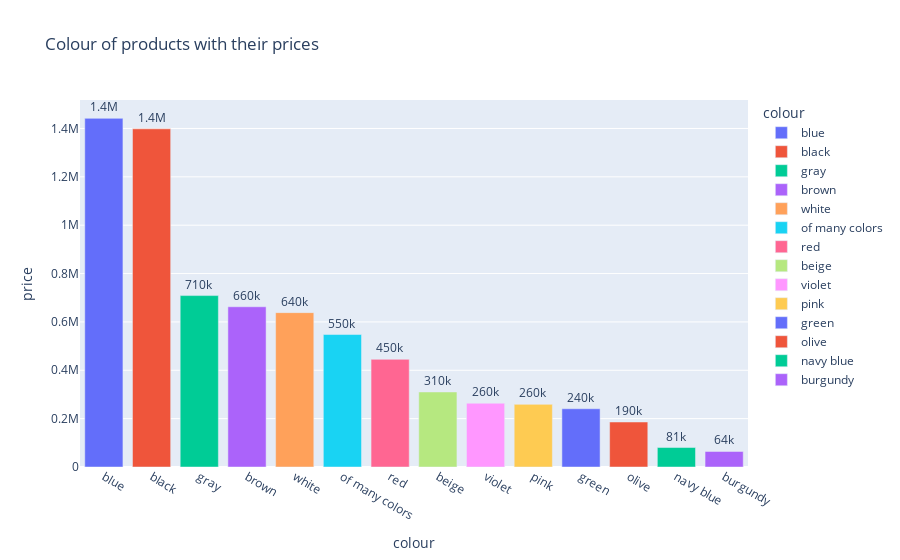

Notebook source saved alongside this figure:
### Code cell
fig = px.bar(data_frame=df3, x=df3.index, y="price", text_auto='.2s', color=df3.index,
             title="Colour of products with their prices")
fig.update_traces(textfont_size=12, textangle=0,
                  textposition="outside", cliponaxis=False)
fig.show()

### Figure 1 — Plotly figure (JSON) as saved in the notebook; plotly's stock layout.template omitted (floating-point values rounded to 4 significant figures)
{"data": [{"alignmentgroup": "True", "cliponaxis": false, "hovertemplate": "colour=%{x}<br>price=%{y}<extra></extra>", "legendgroup": "blue", "marker": {"color": "#636efa", "pattern": {"shape": ""}}, "name": "blue", "offsetgroup": "blue", "orientation": "v", "showlegend": true, "textangle": 0, "textfont": {"size": 12}, "textposition": "outside", "texttemplate": "%{y:.2s}", "type": "bar", "x": ["blue"], "xaxis": "x", "y": [1441896], "yaxis": "y"}, {"alignmentgroup": "True", "cliponaxis": false, "hovertemplate": "colour=%{x}<br>price=%{y}<extra></extra>", "legendgroup": "black", "marker": {"color": "#EF553B", "pattern": {"shape": ""}}, "name": "black", "offsetgroup": "black", "orientation": "v", "showlegend": true, "textangle": 0, "textfont": {"size": 12}, "textposition": "outside", "texttemplate": "%{y:.2s}", "type": "bar", "x": ["black"], "xaxis": "x", "y": [1398548], "yaxis": "y"}, {"alignmentgroup": "True", "cliponaxis": false, "hovertemplate": "colour=%{x}<br>price=%{y}<extra></extra>", "legendgroup": "gray", "marker": {"color": "#00cc96", "pattern": {"shape": ""}}, "name": "gray", "offsetgroup": "gray", "orientation": "v", "showlegend": true, "textangle": 0, "textfont": {"size": 12}, "textposition": "outside", "texttemplate": "%{y:.2s}", "type": "bar", "x": ["gray"], "xaxis": "x", "y": [708940], "yaxis": "y"}, {"alignmentgroup": "True", "cliponaxis": false, "hovertemplate": "colour=%{x}<br>price=%{y}<extra></extra>", "legendgroup": "brown", "marker": {"color": "#ab63fa", "pattern": {"shape": ""}}, "name": "brown", "offsetgroup": "brown", "orientation": "v", "showlegend": true, "textangle": 0, "textfont": {"size": 12}, "textposition": "outside", "texttemplate": "%{y:.2s}", "type": "bar", "x": ["brown"], "xaxis": "x", "y": [662594], "yaxis": "y"}, {"alignmentgroup": "True", "cliponaxis": false, "hovertemplate": "colour=%{x}<br>price=%{y}<extra></extra>", "legendgroup": "white", "marker": {"color": "#FFA15A", "pattern": {"shape": ""}}, "name": "white", "offsetgroup": "white", "orientation": "v", "showlegend": true, "textangle": 0, "textfont": {"size": 12}, "textposition": "outside", "texttemplate": "%{y:.2s}", "type": "bar", "x": ["white"], "xaxis": "x", "y": [638416], "yaxis": "y"}, {"alignmentgroup": "True", "cliponaxis": false, "hovertemplate": "colour=%{x}<br>price=%{y}<extra></extra>", "legendgroup": "of many colors", "marker": {"color": "#19d3f3", "pattern": {"shape": ""}}, "name": "of many colors", "offsetgroup": "of many colors", "orientation": "v", "showlegend": true, "textangle": 0, "textfont": {"size": 12}, "textposition": "outside", "texttemplate": "%{y:.2s}", "type": "bar", "x": ["of many colors"], "xaxis": "x", "y": [547852], "yaxis": "y"}, {"alignmentgroup": "True", "cliponaxis": false, "hovertemplate": "colour=%{x}<br>price=%{y}<extra></extra>", "legendgroup": "red", "marker": {"color": "#FF6692", "pattern": {"shape": ""}}, "name": "red", "offsetgroup": "red", "orientation": "v", "showlegend": true, "textangle": 0, "textfont": {"size": 12}, "textposition": "outside", "texttemplate": "%{y:.2s}", "type": "bar", "x": ["red"], "xaxis": "x", "y": [445290], "yaxis": "y"}, {"alignmentgroup": "True", "cliponaxis": false, "hovertemplate": "colour=%{x}<br>price=%{y}<extra></extra>", "legendgroup": "beige", "marker": {"color": "#B6E880", "pattern": {"shape": ""}}, "name": "beige", "offsetgroup": "beige", "orientation": "v", "showlegend": true, "textangle": 0, "textfont": {"size": 12}, "textposition": "outside", "texttemplate": "%{y:.2s}", "type": "bar", "x": ["beige"], "xaxis": "x", "y": [310327], "yaxis": "y"}, {"alignmentgroup": "True", "cliponaxis": false, "hovertemplate": "colour=%{x}<br>price=%{y}<extra></extra>", "legendgroup": "violet", "marker": {"color": "#FF97FF", "pattern": {"shape": ""}}, "name": "violet", "offsetgroup": "violet", "orientation": "v", "showlegend": true, "textangle": 0, "textfont": {"size": 12}, "textposition": "outside", "texttemplate": "%{y:.2s}", "type": "bar", "x": ["violet"], "xaxis": "x", "y": [263609], "yaxis": "y"}, {"alignmentgroup": "True", "cliponaxis": false, "hovertemplate": "colour=%{x}<br>price=%{y}<extra></extra>", "legendgroup": "pink", "marker": {"color": "#FECB52", "pattern": {"shape": ""}}, "name": "pink", "offsetgroup": "pink", "orientation": "v", "showlegend": true, "textangle": 0, "textfont": {"size": 12}, "textposition": "outside", "texttemplate": "%{y:.2s}", "type": "bar", "x": ["pink"], "xaxis": "x", "y": [259016], "yaxis": "y"}, {"alignmentgroup": "True", "cliponaxis": false, "hovertemplate": "colour=%{x}<br>price=%{y}<extra></extra>", "legendgroup": "green", "marker": {"color": "#636efa", "pattern": {"shape": ""}}, "name": "green", "offsetgroup": "green", "orientation": "v", "showlegend": true, "textangle": 0, "textfont": {"size": 12}, "textposition": "outside", "texttemplate": "%{y:.2s}", "type": "bar", "x": ["green"], "xaxis": "x", "y": [240758], "yaxis": "y"}, {"alignmentgroup": "True", "cliponaxis": false, "hovertemplate": "colour=%{x}<br>price=%{y}<extra></extra>", "legendgroup": "olive", "marker": {"color": "#EF553B", "pattern": {"shape": ""}}, "name": "olive", "offsetgroup": "olive", "orientation": "v", "showlegend": true, "textangle": 0, "textfont": {"size": 12}, "textposition": "outside", "texttemplate": "%{y:.2s}", "type": "bar", "x": ["olive"], "xaxis": "x", "y": [186108], "yaxis": "y"}, {"alignmentgroup": "True", "cliponaxis": false, "hovertemplate": "colour=%{x}<br>price=%{y}<extra></extra>", "legendgroup": "navy blue", "marker": {"color": "#00cc96", "pattern": {"shape": ""}}, "name": "navy blue", "offsetgroup": "navy blue", "orientation": "v", "showlegend": true, "textangle": 0, "textfont": {"size": 12}, "textposition": "outside", "texttemplate": "%{y:.2s}", "type": "bar", "x": ["navy blue"], "xaxis": "x", "y": [80577], "yaxis": "y"}, {"alignmentgroup": "True", "cliponaxis": false, "hovertemplate": "colour=%{x}<br>price=%{y}<extra></extra>", "legendgroup": "burgundy", "marker": {"color": "#ab63fa", "pattern": {"shape": ""}}, "name": "burgundy", "offsetgroup": "burgundy", "orientation": "v", "showlegend": true, "textangle": 0, "textfont": {"size": 12}, "textposition": "outside", "texttemplate": "%{y:.2s}", "type": "bar", "x": ["burgundy"], "xaxis": "x", "y": [64245], "yaxis": "y"}], "layout": {"barmode": "relative", "legend": {"title": {"text": "colour"}, "tracegroupgap": 0}, "title": {"text": "Colour of products with their prices"}, "xaxis": {"anchor": "y", "categoryarray": ["blue", "black", "gray", "brown", "white", "of many colors", "red", "beige", "violet", "pink", "green", "olive", "navy blue", "burgundy"], "categoryorder": "array", "domain": [0, 1], "title": {"text": "colour"}}, "yaxis": {"anchor": "x", "domain": [0, 1], "title": {"text": "price"}}}}
